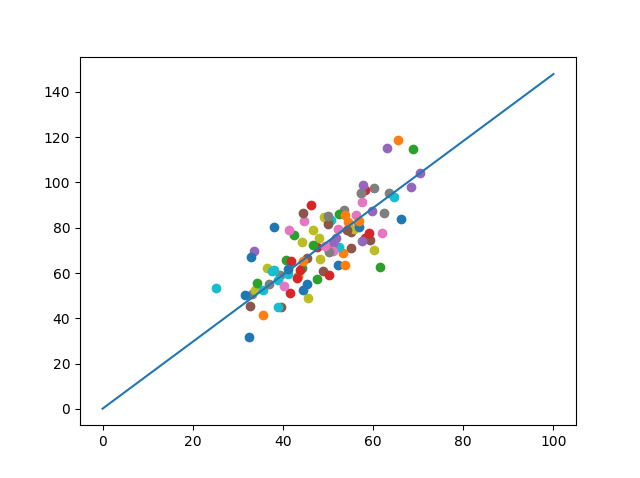

Write Python code to recreate this figure.
from numpy import *
import matplotlib.pyplot as plt 


def compute_error_for_given_points(b, m, points):
    totalError = 0 
    for i in range(0 , len(points)):
        x = points[i , 0]
        y = points[i , 1]
        totalError += (y - (m*x + b))**2
    return totalError/float(len(points))



def step_gradient(b_current,  m_current , points , learningRate):
   #GRadient_descent
   b_gradient = 0 
   m_gradient = 0 
   N = float(len(points))
   for i in range(0, len(points)):
       x = points[i , 0]
       y = points[i , 1]
       b_gradient += -(2/N)*(y-((m_current*x)+b_current))
       m_gradient += -(2/N)*x*(y-((m_current*x)+b_current))
   new_b = b_current - (learningRate * b_gradient)
   new_m = m_current - (learningRate*m_gradient)
   return [new_b , new_m]

     
def gradient_descent_runner(points, starting_b , starting_m , learning_rate ,num_iterations):
    b = starting_b 
    m = starting_m
    approximated_values = [(b, m)]  
    
    for i in range(num_iterations):
        b,m = step_gradient(b ,m, array(points), learning_rate )
        approximated_values.append((b,m))
        
    return  approximated_values 

def run():
    points = genfromtxt('data.csv', delimiter = ',')
    #hyper parameters
    learning_rate = 0.0001
    # y = mx + b
    initial_b = 0 
    initial_m = 0 
    num_iterations = 1000
    approximated_values = gradient_descent_runner(points, initial_b, initial_m, learning_rate, num_iterations)
    #print(points)
#        plt.plot((approximated_values[i])[0] ,(approximated_values[i])[0])
    for i in range(len(points)):
        plt.scatter((points[i])[0] , (points[i])[1])
    final_intercept = (approximated_values[len(approximated_values)-1])[0]
    final_slope = (approximated_values[len(approximated_values)-1])[1]
    # some dummy data
    x = [0 , 100]
    y = [final_slope*x[i] + final_intercept for i in range(len(x))]
    plt.plot(x,y)
    plt.show()
if __name__ == '__main__':
    run()
